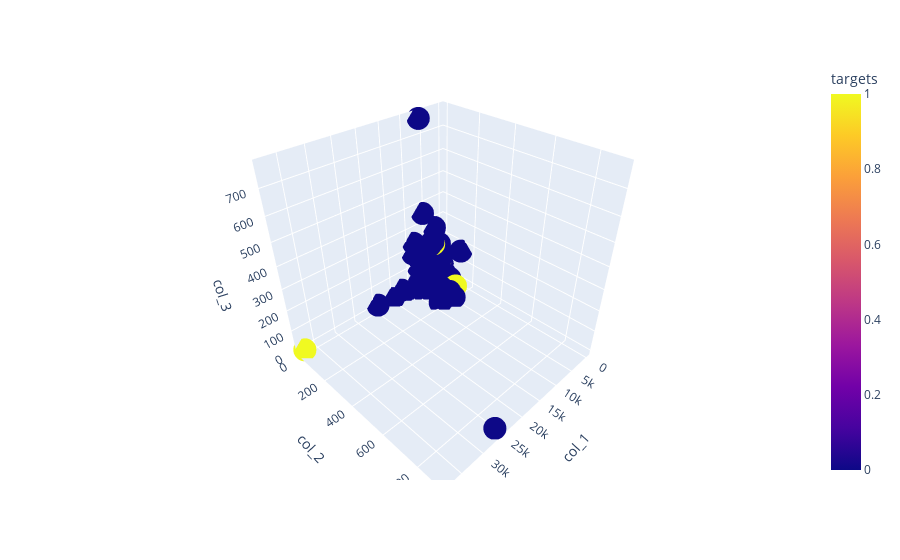

Notebook code for this chart:
### Markdown cell above
###  **<div style="background-color:Darkorange;"><span style="color: white">DATA VISUALIZATION</span>**</div>

### Code cell
# Create a 3D scatter plot
fig = px.scatter_3d(df, x='col_1', y='col_2', z='col_3', color='targets')
fig.show()

### Figure 1 — Plotly figure (JSON) as saved in the notebook; plotly's stock layout.template omitted (floating-point values rounded to 4 significant figures; data arrays with more than 128 entries replaced by an {"elided": "..."} marker saying what was removed)
{"data": [{"hovertemplate": "col_1=%{x}<br>col_2=%{y}<br>col_3=%{z}<br>targets=%{marker.color}<extra></extra>", "legendgroup": "", "marker": {"color": {"elided": "20468 int values"}, "coloraxis": "coloraxis", "symbol": "circle"}, "mode": "markers", "name": "", "scene": "scene", "showlegend": false, "type": "scatter3d", "x": {"elided": "20468 int values"}, "y": {"elided": "20468 int values"}, "z": {"elided": "20468 int values"}}], "layout": {"coloraxis": {"colorbar": {"title": {"text": "targets"}}, "colorscale": [[0, "#0d0887"], [0.1111, "#46039f"], [0.2222, "#7201a8"], [0.3333, "#9c179e"], [0.4444, "#bd3786"], [0.5556, "#d8576b"], [0.6667, "#ed7953"], [0.7778, "#fb9f3a"], [0.8889, "#fdca26"], [1, "#f0f921"]]}, "legend": {"tracegroupgap": 0}, "margin": {"t": 60}, "scene": {"domain": {"x": [0, 1], "y": [0, 1]}, "xaxis": {"title": {"text": "col_1"}}, "yaxis": {"title": {"text": "col_2"}}, "zaxis": {"title": {"text": "col_3"}}}}}
